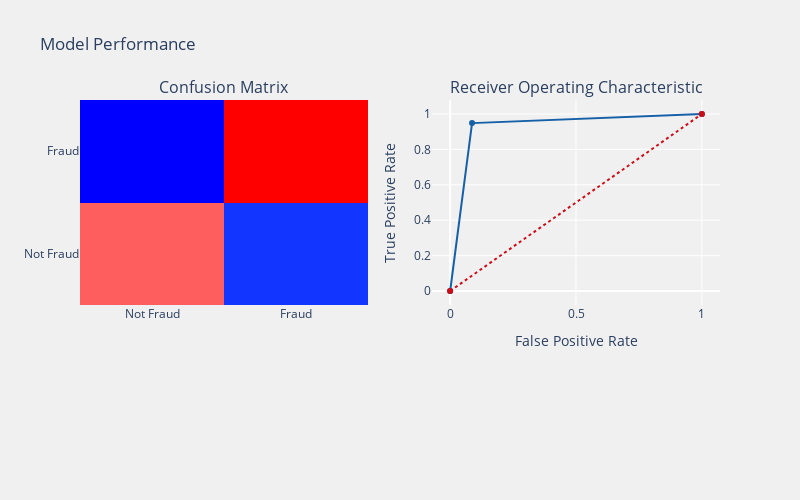

The cell this chart's notebook holds for it:
### Markdown cell above
# KNeighbor Classifier

### Code cell
knn1 = KNeighborsClassifier(n_neighbors=1)
fraud_detection_model_evaluation(knn1, X_train, X_test, y_train, y_test, "None", threshold_plot=True)

### Figure 1 — Plotly figure (JSON) as saved in the notebook; plotly's stock layout.template omitted (floating-point values rounded to 4 significant figures)
{"data": [{"colorscale": [[0, "rgb(0,0,255)"], [0.1, "rgb(51,153,255)"], [0.2, "rgb(102,204,255)"], [0.3, "rgb(153,204,255)"], [0.4, "rgb(204,204,255)"], [0.5, "rgb(255,255,255)"], [0.6, "rgb(255,204,255)"], [0.7, "rgb(255,153,255)"], [0.8, "rgb(255,102,204)"], [0.9, "rgb(255,102,102)"], [1, "rgb(255,0,0)"]], "name": "Confusion matrix", "showscale": false, "type": "heatmap", "x": ["Not Fraud", "Fraud"], "xaxis": "x", "y": ["Not Fraud", "Fraud"], "yaxis": "y", "z": [[84, 8], [5, 92]]}, {"line": {"color": "rgb(22, 96, 167)", "width": 2}, "name": "ROC Curve (AUC = 0.93)", "type": "scatter", "x": [0, 0.08696, 1], "xaxis": "x2", "y": [0, 0.9485, 1], "yaxis": "y2"}, {"line": {"color": "rgb(205, 12, 24)", "dash": "dot", "width": 2}, "type": "scatter", "x": [0, 1], "xaxis": "x2", "y": [0, 1], "yaxis": "y2"}], "layout": {"annotations": [{"font": {"size": 16}, "showarrow": false, "text": "Confusion Matrix", "x": 0.225, "xanchor": "center", "xref": "paper", "y": 1, "yanchor": "bottom", "yref": "paper"}, {"font": {"size": 16}, "showarrow": false, "text": "Receiver Operating Characteristic", "x": 0.775, "xanchor": "center", "xref": "paper", "y": 1, "yanchor": "bottom", "yref": "paper"}], "autosize": false, "height": 500, "margin": {"b": 195}, "paper_bgcolor": "rgba(240, 240, 240, 0.95)", "plot_bgcolor": "rgba(240, 240, 240, 0.95)", "showlegend": false, "title": {"text": "Model Performance"}, "width": 800, "xaxis": {"anchor": "y", "domain": [0, 0.45]}, "xaxis2": {"anchor": "y2", "domain": [0.55, 1], "title": {"text": "False Positive Rate"}}, "yaxis": {"anchor": "x", "domain": [0, 1]}, "yaxis2": {"anchor": "x2", "domain": [0, 1], "title": {"text": "True Positive Rate"}}}}
